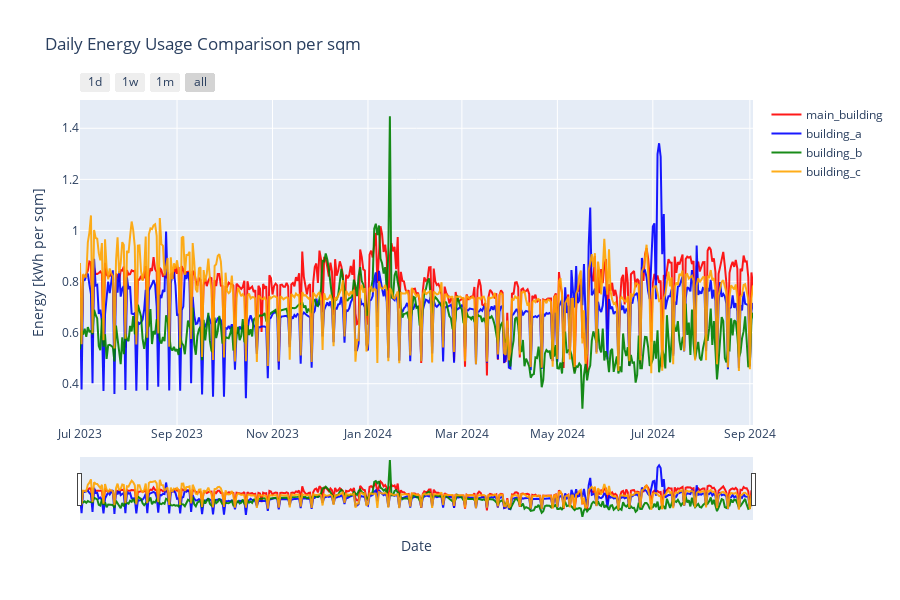

Source (notebook cell):
### Code cell
merged_df, cols = pipe.select_and_merge_datasets(cols=['net_consumption_per_sqm'], periode="d")
    
plot_energy_usage(merged_df, cols,
                    titel="Daily Energy Usage Comparison per sqm",
                    yaxis_title="Energy [kWh per sqm]",
                    tozeroy=False,
                    dark_mode=True,
                    )

### Figure 1 — Plotly figure (JSON) as saved in the notebook; plotly's stock layout.template omitted (floating-point values rounded to 4 significant figures; data arrays with more than 128 entries replaced by an {"elided": "..."} marker saying what was removed)
{"data": [{"line": {"color": "rgba(255, 0, 0, 0.9)"}, "mode": "lines", "name": "main_building", "type": "scatter", "x": {"elided": "431 str values"}, "y": {"elided": "431 float values"}}, {"line": {"color": "rgba(0, 0, 255, 0.9)"}, "mode": "lines", "name": "building_a", "type": "scatter", "x": {"elided": "431 str values"}, "y": {"elided": "431 float values"}}, {"line": {"color": "rgba(0, 128, 0, 0.9)"}, "mode": "lines", "name": "building_b", "type": "scatter", "x": {"elided": "431 str values"}, "y": {"elided": "431 float values"}}, {"line": {"color": "rgba(255, 165, 0, 0.9)"}, "mode": "lines", "name": "building_c", "type": "scatter", "x": {"elided": "431 str values"}, "y": {"elided": "431 float values"}}], "layout": {"height": 600, "hovermode": "x unified", "showlegend": true, "title": {"text": "Daily Energy Usage Comparison per sqm"}, "xaxis": {"rangeselector": {"buttons": [{"count": 1, "label": "1d", "step": "day", "stepmode": "backward"}, {"count": 7, "label": "1w", "step": "day", "stepmode": "backward"}, {"count": 1, "label": "1m", "step": "month", "stepmode": "backward"}, {"step": "all"}]}, "rangeslider": {"visible": true}, "title": {"text": "Date"}, "type": "date"}, "yaxis": {"title": {"text": "Energy [kWh per sqm]"}}}}
